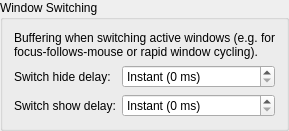
        <widget class="QGroupBox" name="groupWindowDelays">
         <property name="title">
          <string>Window Switching</string>
         </property>
         <layout class="QFormLayout" name="formLayoutWindowDelays">
          <item row="0" column="0" colspan="2">
           <widget class="QLabel" name="label_windowDescription">
            <property name="text">
             <string>Buffering when switching active windows (e.g. for focus-follows-mouse or rapid window cycling).</string>
            </property>
            <property name="wordWrap">
             <bool>true</bool>
            </property>
           </widget>
          </item>
          <item row="1" column="0">
           <widget class="QLabel" name="label_windowHideDelay">
            <property name="text">
             <string>Switch hide delay:</string>
            </property>
           </widget>
          </item>
          <item row="1" column="1">
           <widget class="QSpinBox" name="kcfg_WindowHideDelay">
            <property name="minimum">
             <number>0</number>
            </property>
            <property name="maximum">
             <number>2000</number>
            </property>
            <property name="singleStep">
             <number>50</number>
            </property>
            <property name="value">
             <number>0</number>
            </property>
            <property name="suffix">
             <string> ms</string>
            </property>
            <property name="specialValueText">
             <string>Instant (0 ms)</string>
            </property>
           </widget>
          </item>
          <item row="2" column="0">
           <widget class="QLabel" name="label_windowShowDelay">
            <property name="text">
             <string>Switch show delay:</string>
            </property>
           </widget>
          </item>
          <item row="2" column="1">
           <widget class="QSpinBox" name="kcfg_WindowShowDelay">
            <property name="minimum">
             <number>0</number>
            </property>
            <property name="maximum">
             <number>2000</number>
            </property>
            <property name="singleStep">
             <number>50</number>
            </property>
            <property name="value">
             <number>0</number>
            </property>
            <property name="suffix">
             <string> ms</string>
            </property>
            <property name="specialValueText">
             <string>Instant (0 ms)</string>
            </property>
           </widget>
          </item>
         </layout>
        </widget>
